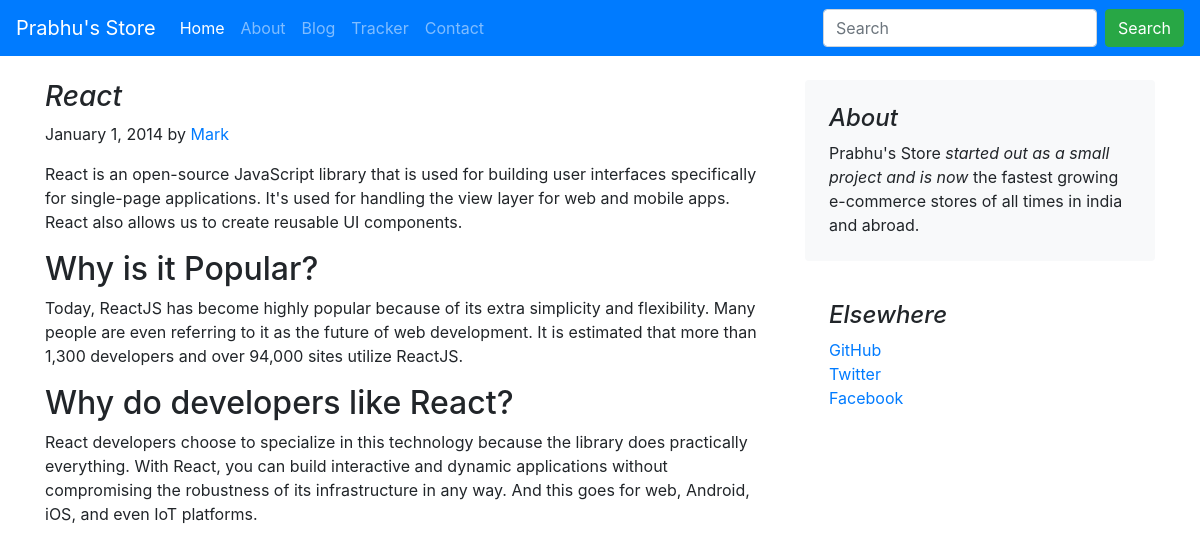
The app's page /blog/blogpost/2 with its own data.
### blog/models.py (models this page shows, shortened)
class Blogpost(models.Model):
    post_id = models.AutoField(primary_key=True)
    title = models.CharField(max_length=50)
    head0 = models.CharField(max_length=500, default="")
    chead0 = models.CharField(max_length=10000, default="")
    head1 = models.CharField(max_length=500, default="")
    chead1 = models.CharField(max_length=10000, default="")
    head2 = models.CharField(max_length=500, default="")
    chead2 = models.CharField(max_length=10000, default="")
    pub_date = models.DateField()
    thumbnail = models.ImageField(upload_to='blog/images', default="")

### blog/views.py (the view)
# urls.py: path("blogpost/<int:id>", views.blogpost, name="blogHome")
def blogpost(request, id):
    post = Blogpost.objects.filter(post_id = id)[0]
    return render(request, "blog/blogpost.html", {'post':post})

### blog/templates/blog/blogpost.html (shortened to what this page needs)
{% extends 'blog/basic.html' %} {% block body %}
<div class="container">
  <div class="row mt-4">
    <div class="col-md-8 blog-main">
      <h3 class="font-italic">{{post.title}}</h3>
      <div class="blog-post">
        <p class="blog-post-meta">January 1, 2014 by <a href="#">Mark</a></p>
        <p>{{post.chead0}}</p>
        <h2>{{post.head1}}</h2>
        <p>{{post.chead1}}</p>
        <h2>{{post.head2}}</h2>
        <p>{{post.chead2}}</p>
      </div>
    </div>
    <aside class="col-md-4 blog-sidebar">
      <div class="p-4 mb-3 bg-light rounded">
        <h4 class="font-italic">About</h4>
        <p class="mb-0">
          Prabhu's Store <em>started out as a small project and is now</em> the
          fastest growing e-commerce stores of all times in india and abroad.
        </p>
      </div>
      <div class="p-4">
        <h4 class="font-italic">Elsewhere</h4>
        <ol class="list-unstyled">
          <li><a href="#">GitHub</a></li>
          <li><a href="#">Twitter</a></li>
          <li><a href="#">Facebook</a></li>
        </ol>
      </div>
    </aside>
  </div>
</div>
{% endblock %}

### records on screen
Blogpost: title "React", chead0 "React is an open-source JavaScript library that is used for building user interfaces specifically for single-page applications. It's used for handling the view layer for web and mobile apps. React also allows us to create reusable UI components.", head1 "Why is it Popular?", chead1 "Today, ReactJS has become highly popular because of its extra simplicity and flexibility. Many people are even referring to it as the future of web development. It is estimated that more than 1,300 developers and over 94,000 sites utilize ReactJS.", head2 "Why do developers like React?", chead2 "React developers choose to specialize in this technology because the library does practically everything. With React, you can build interactive and dynamic applications without compromising the robustness of its infrastructure in any way. And this goes for web, Android, iOS, and even IoT platforms."
